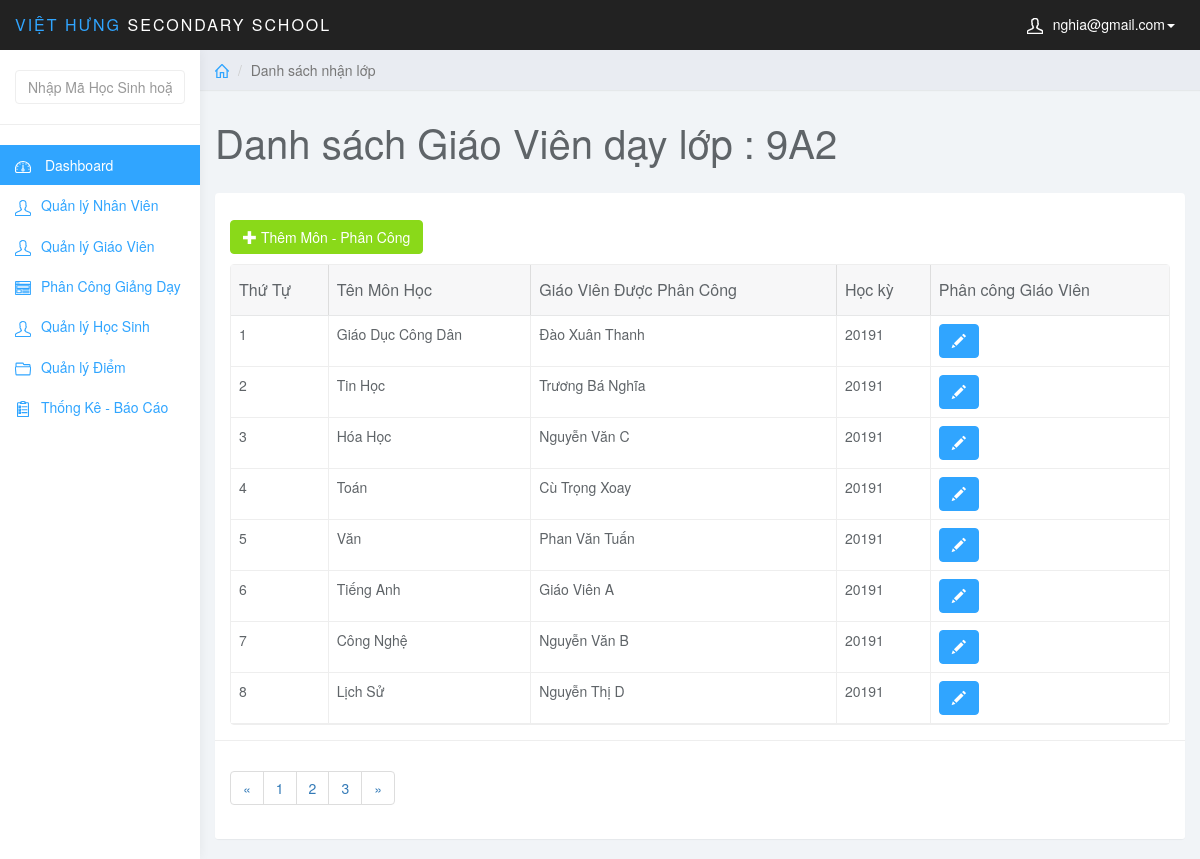
Screenshot of /admin/index.php?page=list_mon&id_class=1 (signed in) with the database file from the repository.
### tables this page shows
CREATE TABLE `lophoc` (
  `MaLopHoc` varchar(10) NOT NULL,
  `Tenlophoc` varchar(20) NOT NULL,
  `KhoiHoc` varchar(10) NOT NULL,
  PRIMARY KEY (`MaLopHoc`)
);

CREATE TABLE `dayhoc` (
  `MaDayHoc` int(5) NOT NULL AUTO_INCREMENT,
  `MaMonHoc` varchar(5) NOT NULL,
  `MaGV` int(6) NOT NULL,
  `MaLopHoc` varchar(10) NOT NULL,
  `MaHocKy` varchar(5) NOT NULL,
  `MoTaPhanCong` varchar(50) NOT NULL,
  PRIMARY KEY (`MaDayHoc`),
  KEY `fk_day_monhoc` (`MaMonHoc`),
  KEY `fk_day_gv` (`MaGV`),
  KEY `fk_day_hocky` (`MaHocKy`),
  KEY `fk_day_lophoc` (`MaLopHoc`),
  CONSTRAINT `fk_day_gv` FOREIGN KEY (`MaGV`) REFERENCES `giaovien` (`MaGV`),
  CONSTRAINT `fk_day_hocky` FOREIGN KEY (`MaHocKy`) REFERENCES `hocky` (`MaHocKy`),
  CONSTRAINT `fk_day_lophoc` FOREIGN KEY (`MaLopHoc`) REFERENCES `lophoc` (`MaLopHoc`),
  CONSTRAINT `fk_day_monhoc` FOREIGN KEY (`MaMonHoc`) REFERENCES `monhoc` (`MaMonHoc`)
);

CREATE TABLE `monhoc` (
  `MaMonHoc` varchar(5) NOT NULL,
  `TenMonHoc` varchar(20) NOT NULL,
  `SoTiet` int(20) NOT NULL,
  `HeSoMonHoc` int(1) NOT NULL,
  PRIMARY KEY (`MaMonHoc`)
);

CREATE TABLE `giaovien` (
  `MaGV` int(6) NOT NULL,
  `MaMonHoc` varchar(5) NOT NULL,
  `TenGV` varchar(50) NOT NULL,
  `DiaChi` varchar(50) NOT NULL,
  `SDT` varchar(11) NOT NULL,
  `gv_mail` varchar(50) NOT NULL,
  `gv_pass` varchar(50) NOT NULL,
  PRIMARY KEY (`MaGV`),
  UNIQUE KEY `SDT` (`SDT`),
  KEY `fk_gv_mh` (`MaMonHoc`),
  CONSTRAINT `fk_gv_mh` FOREIGN KEY (`MaMonHoc`) REFERENCES `monhoc` (`MaMonHoc`)
);

### admin/list_mon.php (the view, shortened to what this page needs)
<?php
    $class_id = $_GET['id_class'];
    $sql_lophoc = "SELECT * FROM dayhoc JOIN monhoc ON dayhoc.MaMonHoc = monhoc.MaMonHoc JOIN giaovien ON dayhoc.MaGV = giaovien.MaGV JOIN lophoc ON dayhoc.MaLopHoc = lophoc.MaLopHoc WHERE dayhoc.MaLopHoc = '$class_id'";
    $query_lophoc = mysqli_query($conn,$sql_lophoc);
    $row_lophoc = mysqli_fetch_assoc($query_lophoc);
?>
<div class="col-sm-9 col-sm-offset-3 col-lg-10 col-lg-offset-2 main">
		<div class="row">
			<ol class="breadcrumb">
				<li><a href="index.php"><svg class="glyph stroked home"><use xlink:href="#stroked-home"></use></svg></a></li>
				<li class="active">Danh sách nhận lớp</li>
			</ol>
		</div>
		<div class="row">
			<div class="col-lg-12">
				<h1 class="page-header">Danh sách Giáo Viên dạy lớp : <?php echo $row_lophoc['Tenlophoc']; ?></h1>
			</div>
		</div>
        <div id="toolbar" class="btn-group">
            <a href="index.php?page=add_mon&id_class=<?php echo $class_id; ?>" class="btn btn-success">
                <i class="glyphicon glyphicon-plus"></i> Thêm Môn - Phân Công
            </a>
        </div>
		<div class="row">
			<div class="col-lg-12">
				<div class="panel panel-default">
					<div class="panel-body">
                        <table
                            data-toolbar="#toolbar"
                            data-toggle="table">
						    <thead>
						    <tr>
                                <th>Thứ Tự</th>
						        <th data-field="id" data-sortable="true">Tên Môn Học</th>
                                <th data-field="name"  data-sortable="true">Giáo Viên Được Phân Công</th>
                                <th>Học kỳ</th>
                                <th data-field="price" data-sortable="true">Phân công Giáo Viên</th>
						    </tr>
                            </thead>
                            <tbody>
                                <?php
                                    $sql_view = "SELECT * FROM dayhoc JOIN monhoc ON dayhoc.MaMonHoc = monhoc.MaMonHoc JOIN giaovien ON dayhoc.MaGV = giaovien.MaGV WHERE dayhoc.MaLopHoc = '$class_id'";
                                    $query_view = mysqli_query($conn,$sql_view);
                                    $i = 1;
                                    while ($row_view = mysqli_fetch_assoc($query_view)) {
                                    ?>
                                        <tr>
                                            <td><?php echo $i++; ?></td>
                                            <td style=""><?php echo $row_view['TenMonHoc'] ?></td>
                                            <td style=""><?php echo $row_view['TenGV'] ?></td>
                                            <td><?php echo $row_view['MaHocKy'] ?></td>
                                            <td class="form-group">
                                                <a href="index.php?page=edit_mon&id_mon=<?php echo $row_view['MaMonHoc']; ?>&id_class=<?php echo $class_id; ?>" class="btn btn-primary"><i class="glyphicon glyphicon-pencil"></i></a>
                                            </td>
                                        </tr>
                                    <?php } ?>
                            </tbody>
						</table>
                    </div>
                    <div class="panel-footer">
                        <nav aria-label="Page navigation example">
                            <ul class="pagination">
                                <li class="page-item"><a class="page-link" href="#">&laquo;</a></li>
                                <li class="page-item"><a class="page-link" href="#">1</a></li>
                                <li class="page-item"><a class="page-link" href="#">2</a></li>
                                <li class="page-item"><a class="page-link" href="#">3</a></li>
                                <li class="page-item"><a class="page-link" href="#">&raquo;</a></li>
                            </ul>
                        </nav>
                    </div>
				</div>
			</div>
		</div>
	</div>

### admin/css/styles.css (style rules this page uses)
body { background: #f1f4f7; padding-top: 50px; color: #5f6468; }
a, a:hover, a:focus { color: #30a5ff; }
h1, h2, h3, h4, h5, h6 { color: #5f6468; }
h1 { font-weight: 300; font-size: 40px; }
.btn-primary, .btn-primary:hover, .btn-primary:focus, .btn-primary:active, .btn-primary.active, .open > .dropdown-toggle.btn-primary, .btn-primary.disabled, .btn-primary[disabled], fieldset[disabled] .btn-primary, .btn-primary.disabled:hover, .btn-primary[disabled]:hover, fieldset[disabled] .btn-primary:hover, .btn-primary.disabled:focus, .btn-primary[disabled]:focus, fieldset[disabled] .btn-primary:focus, .btn-primary.disabled:active, .btn-primary[disabled]:active, fieldset[disabled] .btn-primary:active, .btn-primary.disabled.active, .btn-primary[disabled].active, fieldset[disabled] .btn-primary.active { background-color: #30a5ff; border-color: #30a5ff; }
.btn-success, .btn-success:hover, .btn-success:focus, .btn-success:active, .btn-success.active, .open > .dropdown-toggle.btn-success, .btn-success.disabled, .btn-success[disabled], fieldset[disabled] .btn-success, .btn-success.disabled:hover, .btn-success[disabled]:hover, fieldset[disabled] .btn-success:hover, .btn-success.disabled:focus, .btn-success[disabled]:focus, fieldset[disabled] .btn-success:focus, .btn-success.disabled:active, .btn-success[disabled]:active, fieldset[disabled] .btn-success:active, .btn-success.disabled.active, .btn-success[disabled].active, fieldset[disabled] .btn-success.active { background-color: #8ad919; border-color: #8ad919; }
.panel { border: 0; }
.panel-footer { background: #fff; border-top: 1px solid #eee; }
.breadcrumb { border-radius: 0; padding: 10px 15px; background: #e9ecf2; box-shadow: 0 1px 1px rgba(0, 0, 0, .05); margin: 0 ; }
h1.page-header { margin-top: 30px; border-bottom: 0; }
.table { background: #fff; }
.breadcrumb .glyph { height: 14px; width: 14px; margin: -2px 0 0 0; stroke-width: 4px; }

### rows the page displays
lophoc: Tenlophoc "9A2"
dayhoc: MaMonHoc.TenMonHoc "Giáo Dục Công Dân", MaGV.TenGV "Đào Xuân Thanh", MaHocKy "20191"
dayhoc: MaMonHoc.TenMonHoc "Tin Học", MaGV.TenGV "Trương Bá Nghĩa", MaHocKy "20191"
dayhoc: MaMonHoc.TenMonHoc "Hóa Học", MaGV.TenGV "Nguyễn Văn C", MaHocKy "20191"
dayhoc: MaMonHoc.TenMonHoc "Toán", MaGV.TenGV "Cù Trọng Xoay", MaHocKy "20191"
dayhoc: MaMonHoc.TenMonHoc "Văn", MaGV.TenGV "Phan Văn Tuấn", MaHocKy "20191"
dayhoc: MaMonHoc.TenMonHoc "Tiếng Anh", MaGV.TenGV "Giáo Viên A", MaHocKy "20191"
dayhoc: MaMonHoc.TenMonHoc "Công Nghệ", MaGV.TenGV "Nguyễn Văn B", MaHocKy "20191"
dayhoc: MaMonHoc.TenMonHoc "Lịch Sử", MaGV.TenGV "Nguyễn Thị D", MaHocKy "20191"

### other values shown
$_SESSION['mail_user'] "nghia@gmail.com"
